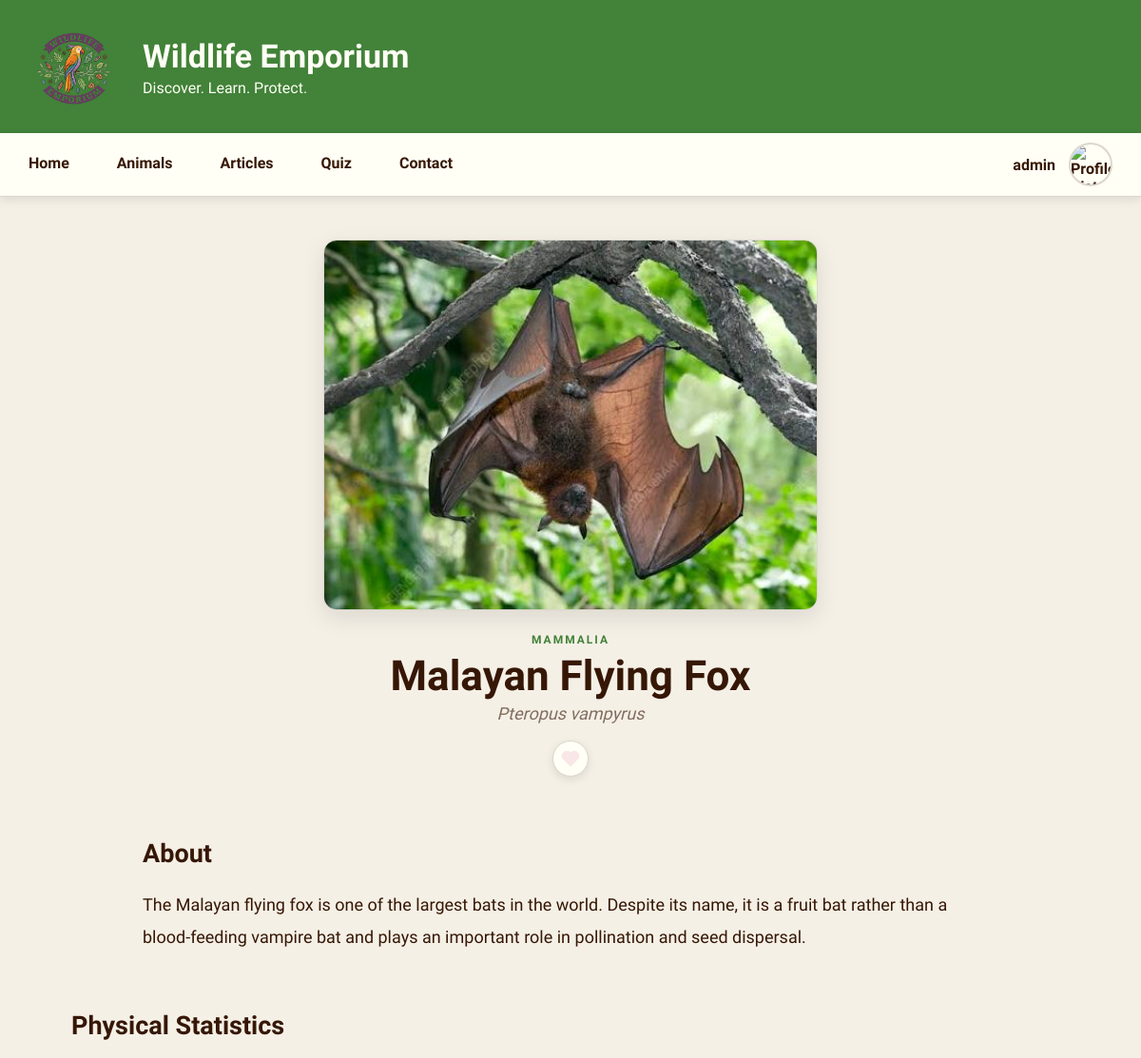
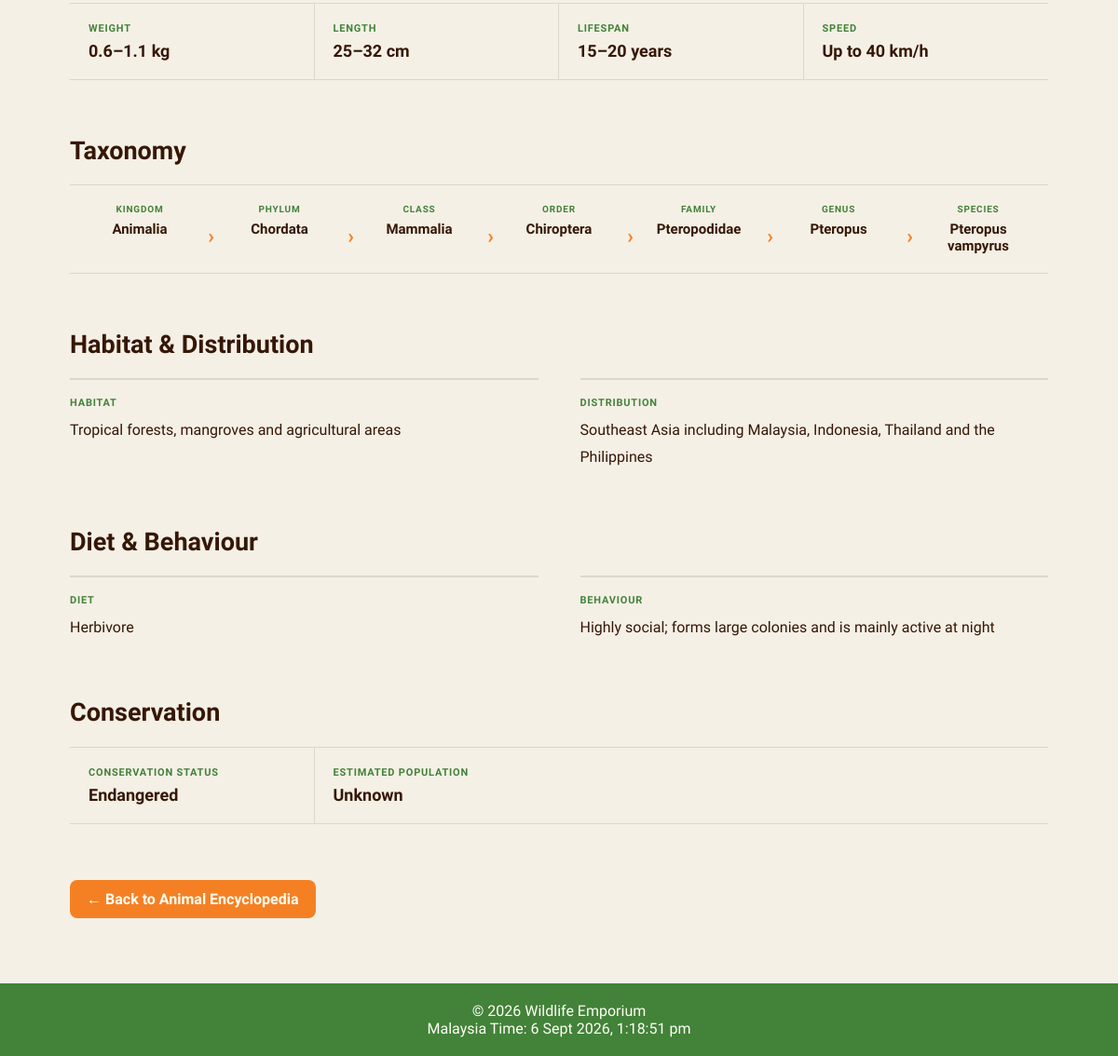
/animals/details.php?animalID=25 (signed in), run on the app's committed database (2 pictures, top to bottom).
### tables this page shows
CREATE TABLE IF NOT EXISTS `animals` (
  `animalID` int UNSIGNED NOT NULL AUTO_INCREMENT,
  `commonName` varchar(100) NOT NULL,
  `scientificName` varchar(150) NOT NULL,
  `kingdom` varchar(50) DEFAULT NULL,
  `phylum` varchar(100) DEFAULT NULL,
  `class` varchar(100) DEFAULT NULL,
  `orderName` varchar(100) DEFAULT NULL,
  `family` varchar(100) DEFAULT NULL,
  `genus` varchar(100) DEFAULT NULL,
  `species` varchar(150) DEFAULT NULL,
  `weight` varchar(100) DEFAULT NULL,
  `length` varchar(100) DEFAULT NULL,
  `lifespan` varchar(100) DEFAULT NULL,
  `speed` varchar(100) DEFAULT NULL,
  `habitat` varchar(255) DEFAULT NULL,
  `distribution` text,
  `diet` varchar(255) DEFAULT NULL,
  `behaviour` text,
  `description` text,
  `conservationStatus` varchar(100) DEFAULT NULL,
  `population` varchar(100) DEFAULT NULL,
  `image` varchar(255) DEFAULT NULL,
  PRIMARY KEY (`animalID`)
);

### animals/details.php (the view, shortened to what this page needs)
<?php
require_once("../includes/database.php");
$animalID = filter_input(INPUT_GET,"animalID",FILTER_VALIDATE_INT);
$statement = mysqli_prepare($connection,"SELECT animalID,commonName,scientificName,kingdom,phylum,class,orderName,family,genus,species,weight,length,lifespan,speed,habitat,distribution,diet,behaviour,description,conservationStatus,population,image FROM animals WHERE animalID = ?");
mysqli_stmt_bind_param($statement,"i",$animalID);
mysqli_stmt_execute($statement);
$result = mysqli_stmt_get_result($statement);
$animal = mysqli_fetch_assoc($result);
$isFavourite = false;
?>
<!DOCTYPE html>
<html lang="en">
<head>
    <link rel="stylesheet" href="../css/style.css">
    <link rel="stylesheet" href="../css/animal-details.css">
</head>
<body>
<?php include("../includes/header.php"); ?>
<?php include("../includes/navigation.php"); ?>
<main class="animal-details">
    <section class="animal-detail-header">
        <div class="animal-detail-image">
            <img src="../images/animals/<?php echo htmlspecialchars($animal["image"]); ?>" alt="<?php echo htmlspecialchars($animal["commonName"]); ?>">
        </div>
        <div class="animal-detail-heading">
            <p class="animal-detail-class">
                <?php echo htmlspecialchars($animal["class"]); ?>
            </p>
            <h1><?php echo htmlspecialchars($animal["commonName"]); ?></h1>
            <p class="animal-detail-scientific">
                <?php echo htmlspecialchars($animal["scientificName"]); ?>
            </p>
            <form method="POST" action="favourites.php" class="animal-card-favourite">
                <button type="submit" aria-label="<?php echo $isFavourite ? "Remove " : "Add "; ?><?php echo htmlspecialchars($animal["commonName"],ENT_QUOTES,"UTF-8"); ?><?php echo $isFavourite ? " from favourites" : " to favourites"; ?>">
                    <img src="../images/animals/<?php echo $isFavourite ? "favourite-filled.png" : "favourite-empty.png"; ?>" alt="">
                </button>
            </form>
        </div>
    </section>
    <section class="animal-detail-section animal-about">
        <h2>About</h2>
        <p><?php echo nl2br(htmlspecialchars($animal["description"])); ?></p>
    </section>
    <section class="animal-detail-section">
        <h2>Physical Statistics</h2>
        <div class="animal-statistics">
            <div>
                <span>Weight</span>
                <p><?php echo htmlspecialchars($animal["weight"]); ?></p>
            </div>
            <div>
                <span>Length</span>
                <p><?php echo htmlspecialchars($animal["length"]); ?></p>
            </div>
            <div>
                <span>Lifespan</span>
                <p><?php echo htmlspecialchars($animal["lifespan"]); ?></p>
            </div>
            <div>
                <span>Speed</span>
                <p><?php echo htmlspecialchars($animal["speed"]); ?></p>
            </div>
        </div>
    </section>
    <section class="animal-detail-section">
        <h2>Taxonomy</h2>
        <div class="animal-taxonomy-tree">
            <div class="animal-taxonomy-level">
                <span>Kingdom</span>
                <p><?php echo htmlspecialchars($animal["kingdom"]); ?></p>
            </div>
            <div class="animal-taxonomy-level">
                <span>Phylum</span>
                <p><?php echo htmlspecialchars($animal["phylum"]); ?></p>
            </div>
            <div class="animal-taxonomy-level">
                <span>Class</span>
                <p><?php echo htmlspecialchars($animal["class"]); ?></p>
            </div>
            <div class="animal-taxonomy-level">
                <span>Order</span>
                <p><?php echo htmlspecialchars($animal["orderName"]); ?></p>
            </div>
            <div class="animal-taxonomy-level">
                <span>Family</span>
                <p><?php echo htmlspecialchars($animal["family"]); ?></p>
            </div>
            <div class="animal-taxonomy-level">
                <span>Genus</span>
                <p><?php echo htmlspecialchars($animal["genus"]); ?></p>
            </div>
            <div class="animal-taxonomy-level">
                <span>Species</span>
                <p><?php echo htmlspecialchars($animal["species"]); ?></p>
            </div>
        </div>
    </section>
    <section class="animal-detail-section">
        <h2>Habitat & Distribution</h2>
        <div class="animal-information">
            <div>
                <span>Habitat</span>
                <p><?php echo htmlspecialchars($animal["habitat"]); ?></p>
            </div>
            <div>
                <span>Distribution</span>
                <p><?php echo nl2br(htmlspecialchars($animal["distribution"])); ?></p>
            </div>
        </div>
    </section>
    <section class="animal-detail-section">
        <h2>Diet & Behaviour</h2>
        <div class="animal-information">
            <div>
                <span>Diet</span>
                <p><?php echo htmlspecialchars($animal["diet"]); ?></p>
            </div>
            <div>
                <span>Behaviour</span>
                <p><?php echo nl2br(htmlspecialchars($animal["behaviour"])); ?></p>
            </div>
        </div>
    </section>
    <section class="animal-detail-section">
        <h2>Conservation</h2>
        <div class="animal-statistics">
            <div>
                <span>Conservation Status</span>
                <p><?php echo htmlspecialchars($animal["conservationStatus"]); ?></p>
            </div>
            <div>
                <span>Estimated Population</span>
                <p><?php echo htmlspecialchars($animal["population"]); ?></p>
            </div>
        </div>
    </section>
    <div class="animal-detail-back">
        <a href="index.php">
            ← Back to Animal Encyclopedia
        </a>
    </div>
</main>
<?php include("../includes/footer.php"); ?>
</body>
</html>

### css/style.css (style rules this page uses)
* { margin: 0; padding: 0; box-sizing: border-box; }
:root { --background: rgb(245, 240, 230); --text: rgb(54, 23, 5); --dark-green: rgb(66, 130, 57); --light-green: rgb(123, 182, 98); --gold: rgb(251, 177, 73); --orange: rgb(245, 128, 36); --dark-purple: rgb(115, 51, 129); --light-purple: rgb(153, 79, 178); --card: rgb(255, 255, 245); --card-background: rgb(248, 238, 219); --border: rgb(220, 215, 205); --shadow: rgba(0, 0, 0, 0.10); }
body { font-family: "Work Sans", sans-serif; background-color: var(--background); color: var(--text); overflow-x: hidden; }
main { min-height: 600px; padding: 30px; width: 100%; }

### data on the page
animals: image (picture), class "MAMMALIA", commonName "Malayan Flying Fox", scientificName "Pteropus vampyrus", description "The Malayan flying fox is one of the largest bats in the world. Despite its name, it is a fruit bat rather than a blood-feeding vampire bat and plays an important role in pollination and seed dispersal.", weight "0.6–1.1 kg", length "25–32 cm", lifespan "15–20 years", speed "Up to 40 km/h", kingdom "Animalia", phylum "Chordata", class "Mammalia", orderName "Chiroptera", family "Pteropodidae", genus "Pteropus", species "Pteropus vampyrus", habitat "Tropical forests, mangroves and agricultural areas", distribution "Southeast Asia including Malaysia, Indonesia, Thailand and the Philippines", diet "Herbivore", behaviour "Highly social; forms large colonies and is mainly active at night", conservationStatus "Endangered", population "Unknown"

### other printed values
$_SESSION["username"] "admin"
